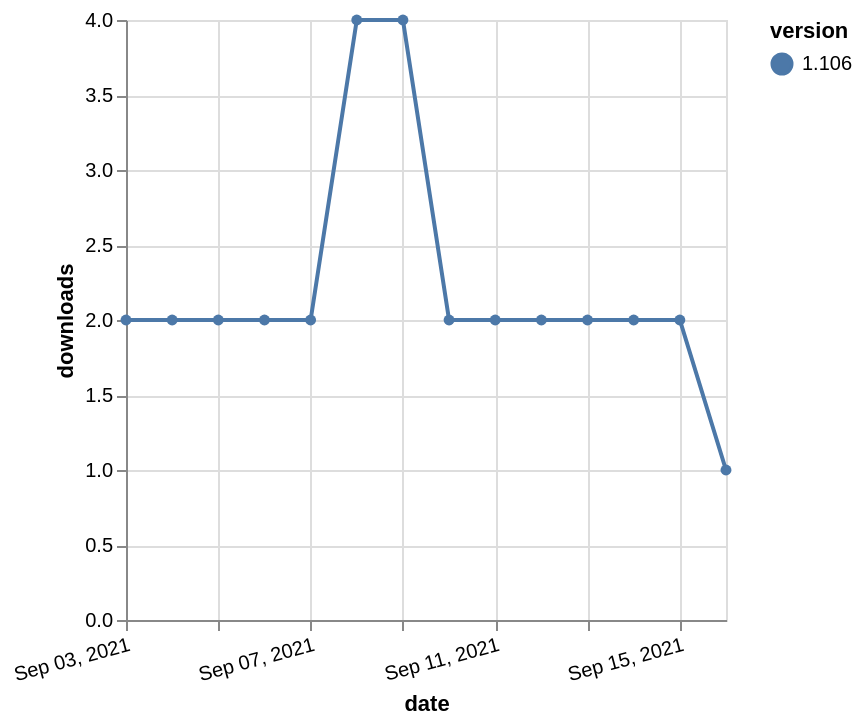

Write the Vega-Lite specification saved for this chart.
### Vega-Lite specification from a JSON file in a GitHub repository (floating-point values rounded to 4 significant figures)
{"$schema": "https://vega.github.io/schema/vega-lite/v5.json", "description": "A simple bar chart with embedded data.", "data": {"values": [{"date": "2021-09-03", "total": 2480, "delta": 2, "version": "1.106"}, {"date": "2021-09-04", "total": 2482, "delta": 2, "version": "1.106"}, {"date": "2021-09-05", "total": 2484, "delta": 2, "version": "1.106"}, {"date": "2021-09-06", "total": 2486, "delta": 2, "version": "1.106"}, {"date": "2021-09-07", "total": 2488, "delta": 2, "version": "1.106"}, {"date": "2021-09-08", "total": 2492, "delta": 4, "version": "1.106"}, {"date": "2021-09-09", "total": 2496, "delta": 4, "version": "1.106"}, {"date": "2021-09-10", "total": 2498, "delta": 2, "version": "1.106"}, {"date": "2021-09-11", "total": 2500, "delta": 2, "version": "1.106"}, {"date": "2021-09-12", "total": 2502, "delta": 2, "version": "1.106"}, {"date": "2021-09-13", "total": 2504, "delta": 2, "version": "1.106"}, {"date": "2021-09-14", "total": 2506, "delta": 2, "version": "1.106"}, {"date": "2021-09-15", "total": 2508, "delta": 2, "version": "1.106"}, {"date": "2021-09-16", "total": 2509, "delta": 1, "version": "1.106"}]}, "width": "container", "mark": {"type": "line", "point": {"filled": true}}, "encoding": {"x": {"field": "date", "type": "temporal", "timeUnit": "yearmonthdate", "title": "date", "axis": {"labelAngle": -15}}, "y": {"field": "delta", "type": "quantitative", "title": "downloads"}, "color": {"field": "version", "type": "nominal"}, "tooltip": {"field": "delta"}}}
